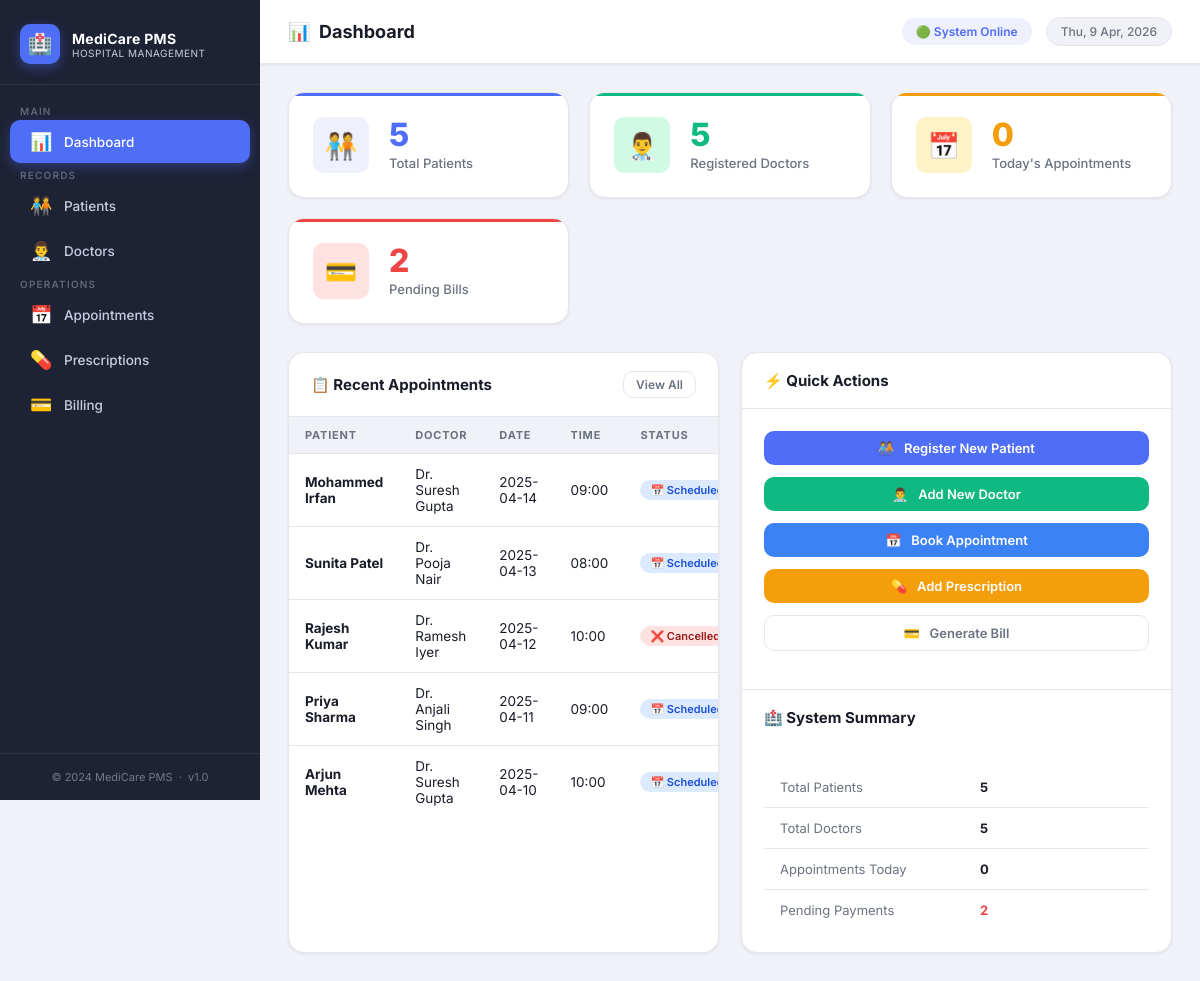
The page / on the database its author committed.
### tables this page shows
CREATE TABLE appointments (
    appointment_id   INTEGER PRIMARY KEY AUTOINCREMENT,
    patient_id       INTEGER NOT NULL,
    doctor_id        INTEGER NOT NULL,
    appointment_date TEXT    NOT NULL,
    time_slot        TEXT    NOT NULL,
    status           TEXT    NOT NULL DEFAULT 'scheduled'
                             CHECK (status IN ('scheduled','cancelled','completed')),
    reason           TEXT    NOT NULL,
    FOREIGN KEY (patient_id) REFERENCES patients(patient_id) ON DELETE CASCADE,
    FOREIGN KEY (doctor_id)  REFERENCES doctors(doctor_id)   ON DELETE CASCADE,
    UNIQUE (doctor_id, appointment_date, time_slot)
);

CREATE TABLE patients (
    patient_id   INTEGER PRIMARY KEY AUTOINCREMENT,
    name         TEXT    NOT NULL,
    age          INTEGER NOT NULL CHECK (age > 0 AND age < 150),
    gender       TEXT    NOT NULL CHECK (gender IN ('Male', 'Female', 'Other')),
    phone        TEXT    NOT NULL UNIQUE,
    address      TEXT    NOT NULL,
    blood_group  TEXT    NOT NULL CHECK (blood_group IN ('A+','A-','B+','B-','AB+','AB-','O+','O-')),
    created_at   TEXT    NOT NULL DEFAULT (datetime('now','localtime'))
);

CREATE TABLE doctors (
    doctor_id        INTEGER PRIMARY KEY AUTOINCREMENT,
    name             TEXT    NOT NULL,
    specialization   TEXT    NOT NULL,
    phone            TEXT    NOT NULL UNIQUE,
    email            TEXT    NOT NULL UNIQUE,
    schedule         TEXT    NOT NULL,
    consultation_fee REAL    NOT NULL CHECK (consultation_fee >= 0)
);

### app.py (the view)
@app.route('/')
def index():
    stats  = db.get_dashboard_stats()
    recent = db.get_recent_appointments(5)
    return render_template('index.html', stats=stats, recent=recent)

### database.py (called while the page is built)
def get_connection():
    conn = sqlite3.connect(DB_PATH)
    conn.row_factory = sqlite3.Row        # access columns by name
    conn.execute("PRAGMA foreign_keys = ON")
    return conn

def get_dashboard_stats():
    conn = get_connection()
    stats = {}
    stats['total_patients'] = conn.execute(
        "SELECT COUNT(*) as cnt FROM patients"
    ).fetchone()['cnt']
    stats['total_doctors'] = conn.execute(
        "SELECT COUNT(*) as cnt FROM doctors"
    ).fetchone()['cnt']
    stats['todays_appointments'] = conn.execute(
        """SELECT COUNT(*) as cnt FROM appointments
           WHERE appointment_date = date('now','localtime') AND status='scheduled'"""
    ).fetchone()['cnt']
    stats['pending_bills'] = conn.execute(
        "SELECT COUNT(*) as cnt FROM bills WHERE payment_status='pending'"
    ).fetchone()['cnt']
    conn.close()
    return stats

def get_recent_appointments(limit=5):
    conn = get_connection()
    rows = conn.execute(
        """SELECT
               a.appointment_date,
               a.time_slot,
               a.status,
               p.name AS patient_name,
               d.name AS doctor_name
           FROM appointments a
           JOIN patients p ON p.patient_id = a.patient_id
           JOIN doctors  d ON d.doctor_id  = a.doctor_id
           ORDER BY a.appointment_id DESC
           LIMIT ?""",
        (limit,)
    ).fetchall()
    conn.close()
    return rows

### templates/index.html (shortened to what this page needs)
{% extends "base.html" %}
{% block page_icon %}📊{% endblock %}
{% block page_title %}Dashboard{% endblock %}
{% block content %}
<div class="stats-grid">
  <div class="stat-card blue">
    <div class="stat-icon">🧑‍🤝‍🧑</div>
    <div>
      <div class="stat-value">{{ stats.total_patients }}</div>
      <div class="stat-label">Total Patients</div>
    </div>
  </div>
  <div class="stat-card green">
    <div class="stat-icon">👨‍⚕️</div>
    <div>
      <div class="stat-value">{{ stats.total_doctors }}</div>
      <div class="stat-label">Registered Doctors</div>
    </div>
  </div>
  <div class="stat-card orange">
    <div class="stat-icon">📅</div>
    <div>
      <div class="stat-value">{{ stats.todays_appointments }}</div>
      <div class="stat-label">Today's Appointments</div>
    </div>
  </div>
  <div class="stat-card red">
    <div class="stat-icon">💳</div>
    <div>
      <div class="stat-value">{{ stats.pending_bills }}</div>
      <div class="stat-label">Pending Bills</div>
    </div>
  </div>
</div>
<div class="recent-grid">
  <div class="card">
    <div class="card-header">
      <span class="card-title">📋 Recent Appointments</span>
      <a href="{{ url_for('appointments') }}" class="btn btn-ghost btn-sm">View All</a>
    </div>
    <div class="table-responsive">
      <table>
        <thead>
          <tr>
            <th>Patient</th>
            <th>Doctor</th>
            <th>Date</th>
            <th>Time</th>
            <th>Status</th>
          </tr>
        </thead>
        <tbody>
          {% if recent %}
            {% for appt in recent %}
            <tr>
              <td><strong>{{ appt.patient_name }}</strong></td>
              <td>{{ appt.doctor_name }}</td>
              <td>{{ appt.appointment_date }}</td>
              <td>{{ appt.time_slot }}</td>
              <td>
                {% if appt.status == 'scheduled' %}
                  <span class="badge badge-info">📅 Scheduled</span>
                {% elif appt.status == 'completed' %}
                  <span class="badge badge-success">✅ Completed</span>
                {% else %}
                  <span class="badge badge-danger">❌ Cancelled</span>
                {% endif %}
              </td>
            </tr>
            {% endfor %}
          {% else %}
            <tr>
              <td colspan="5" class="text-center text-muted" style="padding:30px">
                No appointments yet
              </td>
            </tr>
          {% endif %}
        </tbody>
      </table>
    </div>
  </div>
  <div class="card">
    <div class="card-header">
      <span class="card-title">⚡ Quick Actions</span>
    </div>
    <div class="card-body">
      <div style="display:flex; flex-direction:column; gap:12px;">
        <a href="{{ url_for('patients') }}" class="btn btn-primary btn-block">
          🧑‍🤝‍🧑 &nbsp; Register New Patient
        </a>
        <a href="{{ url_for('doctors') }}" class="btn btn-secondary btn-block">
          👨‍⚕️ &nbsp; Add New Doctor
        </a>
        <a href="{{ url_for('appointments') }}" class="btn btn-info btn-block">
          📅 &nbsp; Book Appointment
        </a>
        <a href="{{ url_for('prescriptions') }}" class="btn btn-warning btn-block">
          💊 &nbsp; Add Prescription
        </a>
        <a href="{{ url_for('billing') }}" class="btn btn-ghost btn-block">
          💳 &nbsp; Generate Bill
        </a>
      </div>
    </div>
    <div class="card-header mt-2" style="border-top:1px solid var(--border); border-bottom:none;">
      <span class="card-title">🏥 System Summary</span>
    </div>
    <div class="card-body">
      <table class="bill-detail-table" style="font-size:13px;">
        <tr>
          <td>Total Patients</td>
          <td><strong>{{ stats.total_patients }}</strong></td>
        </tr>
        <tr>
          <td>Total Doctors</td>
          <td><strong>{{ stats.total_doctors }}</strong></td>
        </tr>
        <tr>
          <td>Appointments Today</td>
          <td><strong>{{ stats.todays_appointments }}</strong></td>
        </tr>
        <tr>
          <td>Pending Payments</td>
          <td><strong class="text-danger">{{ stats.pending_bills }}</strong></td>
        </tr>
      </table>
    </div>
  </div>
</div>
{% endblock %}

### templates/base.html (shortened to what this page needs)
<!DOCTYPE html>
<html lang="en">
<head>
  <link rel="stylesheet" href="{{ url_for('static', filename='style.css') }}" />
</head>
<body>
  <nav class="sidebar" id="sidebar">
    <div class="sidebar-brand">
      <div class="brand-icon">🏥</div>
      <div class="brand-text">
        <span class="brand-name">MediCare PMS</span>
        <span class="brand-sub">Hospital Management</span>
      </div>
    </div>
    <ul class="sidebar-nav">
      <li><span class="nav-section-label">Main</span></li>
      <li>
        <a href="{{ url_for('index') }}" class="nav-item">
          <span class="nav-icon">📊</span> Dashboard
        </a>
      </li>
      <li><span class="nav-section-label">Records</span></li>
      <li>
        <a href="{{ url_for('patients') }}" class="nav-item">
          <span class="nav-icon">🧑‍🤝‍🧑</span> Patients
        </a>
      </li>
      <li>
        <a href="{{ url_for('doctors') }}" class="nav-item">
          <span class="nav-icon">👨‍⚕️</span> Doctors
        </a>
      </li>
      <li><span class="nav-section-label">Operations</span></li>
      <li>
        <a href="{{ url_for('appointments') }}" class="nav-item">
          <span class="nav-icon">📅</span> Appointments
        </a>
      </li>
      <li>
        <a href="{{ url_for('prescriptions') }}" class="nav-item">
          <span class="nav-icon">💊</span> Prescriptions
        </a>
      </li>
      <li>
        <a href="{{ url_for('billing') }}" class="nav-item">
          <span class="nav-icon">💳</span> Billing
        </a>
      </li>
    </ul>
    <div class="sidebar-footer">
      © 2024 MediCare PMS &nbsp;·&nbsp; v1.0
    </div>
  </nav>
  <div class="main-content">
    <header class="top-header">
      <div class="page-title">
        {% block page_icon %}🏥{% endblock %}
        &nbsp;{% block page_title %}Dashboard{% endblock %}
      </div>
      <div class="header-actions">
        <div class="header-badge">🟢 System Online</div>
        <div class="date-chip js-date"></div>
      </div>
    </header>
    <main class="page-body">
      {% block content %}{% endblock %}
    </main>
  </div>
</body>
</html>

### rows shown on the page
appointments: patient_name "Mohammed Irfan", doctor_name "Dr. Suresh Gupta", appointment_date "2025-04-14", time_slot "09:00"
appointments: patient_name "Sunita Patel", doctor_name "Dr. Pooja Nair", appointment_date "2025-04-13", time_slot "08:00"
appointments: patient_name "Rajesh Kumar", doctor_name "Dr. Ramesh Iyer", appointment_date "2025-04-12", time_slot "10:00"
appointments: patient_name "Priya Sharma", doctor_name "Dr. Anjali Singh", appointment_date "2025-04-11", time_slot "09:00"
appointments: patient_name "Arjun Mehta", doctor_name "Dr. Suresh Gupta", appointment_date "2025-04-10", time_slot "10:00"

### other values the page prints
{{ stats.total_patients }} "5"
{{ stats.total_doctors }} "5"
{{ stats.todays_appointments }} "0"
{{ stats.pending_bills }} "2"
